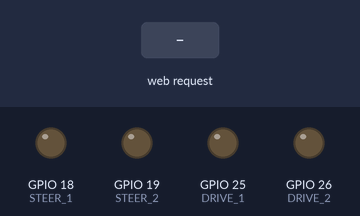
The sketch below on a simulated ESP32. Parts: output pins drawn as LEDs (lit = HIGH). The test bench sets the inputs (shaded band). WiFi joins after 1.5 s; servers stay silent unless stated; what the sketch prints to the serial monitor is not drawn.

Above: at 2.8 s.
2.9 s: HTTP request GET /forward received
At 4.1 s:
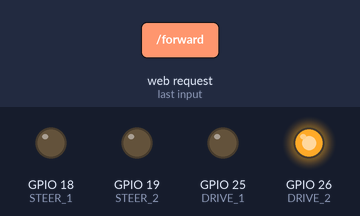
4.4 s: HTTP request GET /back received
At 5.4 s:
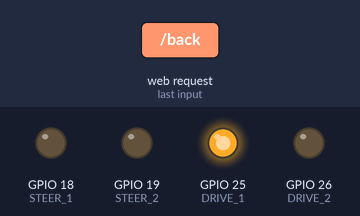
5.9 s: HTTP request GET /right received
At 6.5 s:
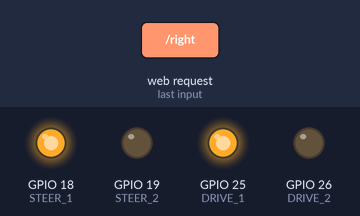
7.4 s: HTTP request GET /driveStop received
At 7.7 s:
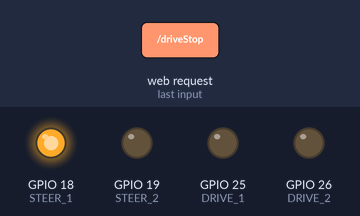
8.9 s: HTTP request GET /left received
At 10.0 s:
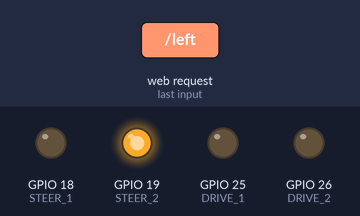
10.4 s: HTTP request GET / received
At 11.2 s:
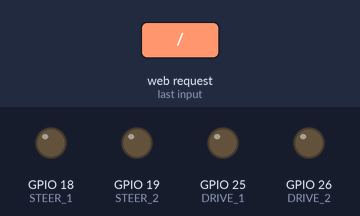
Timing chart, 0 to 12.9 s (numbered marks = the images above; inputs shaded):
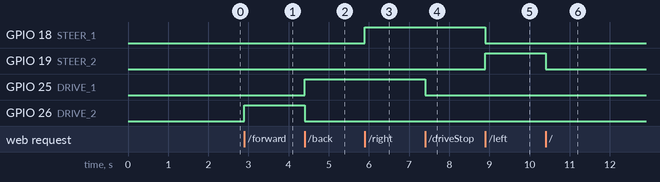

The sketch:

MotorWeb.ino
```cpp
/*******************************************************************
    A sketch for controlling a toy car with using a web page
    hosted on a ESP8266

    Main Hardware:
    - NodeMCU Development Board cp2102 (Look for the one with the square chip beside the USB port)
    - NodeMCU Motor Shield (L2932)

    Written by Brian Lough
    https://www.youtube.com/channel/UCezJOfu7OtqGzd5xrP3q6WA
 *******************************************************************/

#include <WiFi.h>
#include <WebServer.h>

// These are the pins used to control the motor shield

#define DRIVE_1 25 // Motor B
#define DRIVE_2 26

#define STEER_1 18 // Motor A
#define STEER_2 19

// ----------------
// Set your WiFi SSID and Password here
// ----------------
const char* ssid = "****";
const char* password = "****";

bool reconnecting = false;
WebServer server(80);

const char *webpage =
#include "motorPage.h"
;

void handleRoot() {
  motorStop(DRIVE_1, DRIVE_2);
  motorStop(STEER_1, STEER_2);

  server.send(200, "text/html", webpage);
}

void handleNotFound(){
  String message = "File Not Found\n\n";
  message += "URI: ";
  message += server.uri();
  message += "\nMethod: ";
  message += (server.method() == HTTP_GET)?"GET":"POST";
  message += "\nArguments: ";
  message += server.args();
  message += "\n";
  for (uint8_t i=0; i<server.args(); i++){
    message += " " + server.argName(i) + ": " + server.arg(i) + "\n";
  }
  server.send(404, "text/plain", message);
}

void motorStop(int pinA, int pinB){
  digitalWrite(pinA, LOW);
  digitalWrite(pinB, LOW);
}
void motorCounterRotate(int pinA, int pinB){
  digitalWrite(pinA, HIGH);
  digitalWrite(pinB, LOW);
}
void motorRotate(int pinA, int pinB){
  digitalWrite(pinA, LOW);
  digitalWrite(pinB, HIGH);
}

void setup(void){

  pinMode(DRIVE_1, OUTPUT);     // Initialize the LED_BUILTIN pin as an output
  pinMode(DRIVE_2, OUTPUT);

  pinMode(STEER_1, OUTPUT);
  pinMode(STEER_2, OUTPUT);

  delay(100);

  Serial.begin(115200);
  WiFi.begin(ssid, password);
  Serial.println("");

  // Wait for connection
  while (WiFi.status() != WL_CONNECTED) {
    delay(500);
    Serial.print(".");
  }
  Serial.println("");
  Serial.print("Connected to ");
  Serial.println(ssid);
  Serial.print("IP address: ");
  Serial.println(WiFi.localIP());

  server.on("/", handleRoot);

  server.on("/forward", [](){
    Serial.println("forward");
    motorRotate(DRIVE_1, DRIVE_2);
    server.send(200, "text/plain", "forward");
  });

  server.on("/driveStop", [](){
    Serial.println("driveStop");
    motorStop(DRIVE_1, DRIVE_2);
    server.send(200, "text/plain", "driveStop");
  });

  server.on("/back", [](){
    Serial.println("back");
    motorCounterRotate(DRIVE_1, DRIVE_2);
    server.send(200, "text/plain", "back");
  });

  server.on("/right", [](){
    Serial.println("right");
    motorCounterRotate(STEER_1, STEER_2);
    server.send(200, "text/plain", "right");
  });

  server.on("/left", [](){
    Serial.println("left");
    motorRotate(STEER_1, STEER_2);
    server.send(200, "text/plain", "left");
  });

  server.on("/steerStop", [](){
    Serial.println("steerStop");
    motorStop(STEER_1, STEER_2);
    server.send(200, "text/plain", "steerStop");
  });

  server.onNotFound(handleNotFound);

  server.begin();
  Serial.println("HTTP Server Started");
}

void loop(void){
  server.handleClient();

  if(WiFi.status() != WL_CONNECTED){
    motorStop(DRIVE_1, DRIVE_2);
    motorStop(STEER_1, STEER_2);

    Serial.println("Reconnecting to WiFi");
    WiFi.reconnect();

    while(WiFi.status() != WL_CONNECTED){
      delay(100);
      Serial.print(".");
    }
  }
}
```

motorPage.h
```cpp
R"(
<!DOCTYPE html>
<html>
  <head>
    <meta charset="utf-8">
    <meta http-equiv="X-UA-Compatible" content="IE=edge">
    <meta name="viewport" content="width=device-width, initial-scale=1.0, maximum-scale=1.0, user-scalable=no" />
    <link rel="stylesheet" href="https://maxcdn.bootstrapcdn.com/bootstrap/3.3.7/css/bootstrap.min.css">
  </head>
  <body>
  <style>
   #rotateMode{
  border-radius: 50%;
   width: 300px;
  height: 200px;
  z-index: 15;
  background-color: gray;
  margin: -100px 0 0 -150px;
  color:white;
   top: 50%;
  left: 50%;
  position:absolute;

}

.btn-group-sm>.btn, .btn-sm {
    padding: 5
px
 10
px
;
    font-size: 58px;
    line-height: 1.5;
    border-radius: 3
px
;
}

#left{
	position:absolute;
  top:50%;
  left:20px;
  transform:translateY(-50%);
}

#right{
 position:absolute;
  top:50%;
  right:20px;
  transform:translateY(-50%);
}

#drive{
	 position:absolute;
  top:0px;
  left:50%;
  transform:translateX(-50%);
}

#back{
	position:absolute;
  bottom:0px;
  left:50%;
  transform:translateX(-50%);
}
</style>
   <div class ="circleBase" id="rotateMode">
            <button id="drive" class="btn btn-default btn-sm" onmousedown='makeAjaxCall("forward")' onmouseup='makeAjaxCall("driveStop")' ontouchstart='makeAjaxCall("forward")' ontouchend='makeAjaxCall("driveStop")'><span class="glyphicon glyphicon-arrow-up"></span></button>


            <button id="left"  class="btn btn-default btn-sm" onmousedown='makeAjaxCall("left")' onmouseup='makeAjaxCall("steerStop")' ontouchstart='makeAjaxCall("left")' ontouchend='makeAjaxCall("steerStop")'><span class="glyphicon glyphicon-arrow-left"></span></button>

            <button id="right" class="btn btn-default btn-sm" onmousedown='makeAjaxCall("right")' onmouseup='makeAjaxCall("steerStop")' ontouchstart='makeAjaxCall("right")' ontouchend='makeAjaxCall("steerStop")'><span class="glyphicon glyphicon-arrow-right"></span></button>

            <button id="back" class="btn btn-default btn-sm" onmousedown='makeAjaxCall("back")' onmouseup='makeAjaxCall("driveStop")' ontouchstart='makeAjaxCall("back")' ontouchend='makeAjaxCall("driveStop")'><span class="glyphicon glyphicon-arrow-down"></span></button>
			</div>

    <script src="https://ajax.googleapis.com/ajax/libs/jquery/1.12.4/jquery.min.js"></script>
    <script src="https://maxcdn.bootstrapcdn.com/bootstrap/3.3.7/js/bootstrap.min.js"></script>
    <script>
      function makeAjaxCall(url){
        $.ajax({"url": url});
      }
    </script>
    <script>
      let gamepadIndex;
      window.addEventListener('gamepadconnected', (event) => {
        gamepadIndex = event.gamepad.index;
        startGamepad(gamepadIndex);
      });

      var lastSteer = 0;
      var lastDrive = 0;

      function sendDrive(value){
        if(value == lastDrive){
          return;
        }

        lastDrive = value;

        if(value == 0){
          makeAjaxCall("driveStop");
        }
        else if(value == 1){
          makeAjaxCall("forward");
        }
        else if(value == -1){
          makeAjaxCall("back");
        }
      }
      function sendSteer(value){
        if(value == lastSteer){
          return;
        }

        lastSteer = value;

        if(value == 0){
          makeAjaxCall("steerStop");
        }
        else if(value == 1){
          makeAjaxCall("right");
        }
        else if(value == -1){
          makeAjaxCall("left");
        }
      }

      function startGamepad(gamepadIndex){
        setInterval(() =>{
          if(gamepadIndex !== undefined){
            const myGamepad = navigator.getGamepads()[gamepadIndex];

            if(myGamepad.buttons[5].pressed){
              sendDrive(1);
            }
            else if(myGamepad.buttons[4].pressed){
              sendDrive(-1);
            }
            else{
              sendDrive(0);
            }

            if(myGamepad.buttons[14].pressed){
              sendSteer(-1);
            }
            else if(myGamepad.buttons[15].pressed){
              sendSteer(1);
            }
            else{
              sendSteer(0);
            }
          }
        }, 10);
      }
    </script>
    <script>
       document.addEventListener('keydown', function(event) {
          if(event.keyCode == 37) {
              //Left Arrow
              makeAjaxCall("left");
          }
          else if(event.keyCode == 39) {
              //Right Arrow
              makeAjaxCall("right");
          } else if(event.keyCode == 38) {
              //Up Arrow
              makeAjaxCall("forward");
          } else if(event.keyCode == 40) {
              //Down Arrow
              makeAjaxCall("back");
          }
      });

      document.addEventListener('keyup', function(event) {
          if(event.keyCode == 37 ||event.keyCode == 39 ) {
              //Left or Right Arrow
              makeAjaxCall("steerStop");
          }
          else if(event.keyCode == 38 ||event.keyCode == 40 ) {
              //Up or Down Arrow
              makeAjaxCall("driveStop");
          }
      });
    </script>
  </body>
</html>
)"
```

Measured:
- after the input at 2.9 s, GPIO 26 (DRIVE_2): LOW → HIGH at once
- after the input at 4.4 s, GPIO 25 (DRIVE_1): LOW → HIGH at once; GPIO 26 (DRIVE_2): HIGH → LOW at once
- after the input at 5.9 s, GPIO 18 (STEER_1): LOW → HIGH at once
- after the input at 7.4 s, GPIO 25 (DRIVE_1): HIGH → LOW at once
- after the input at 8.9 s, GPIO 18 (STEER_1): HIGH → LOW at once; GPIO 19 (STEER_2): LOW → HIGH at once
- after the input at 10.4 s, GPIO 19 (STEER_2): HIGH → LOW at once
